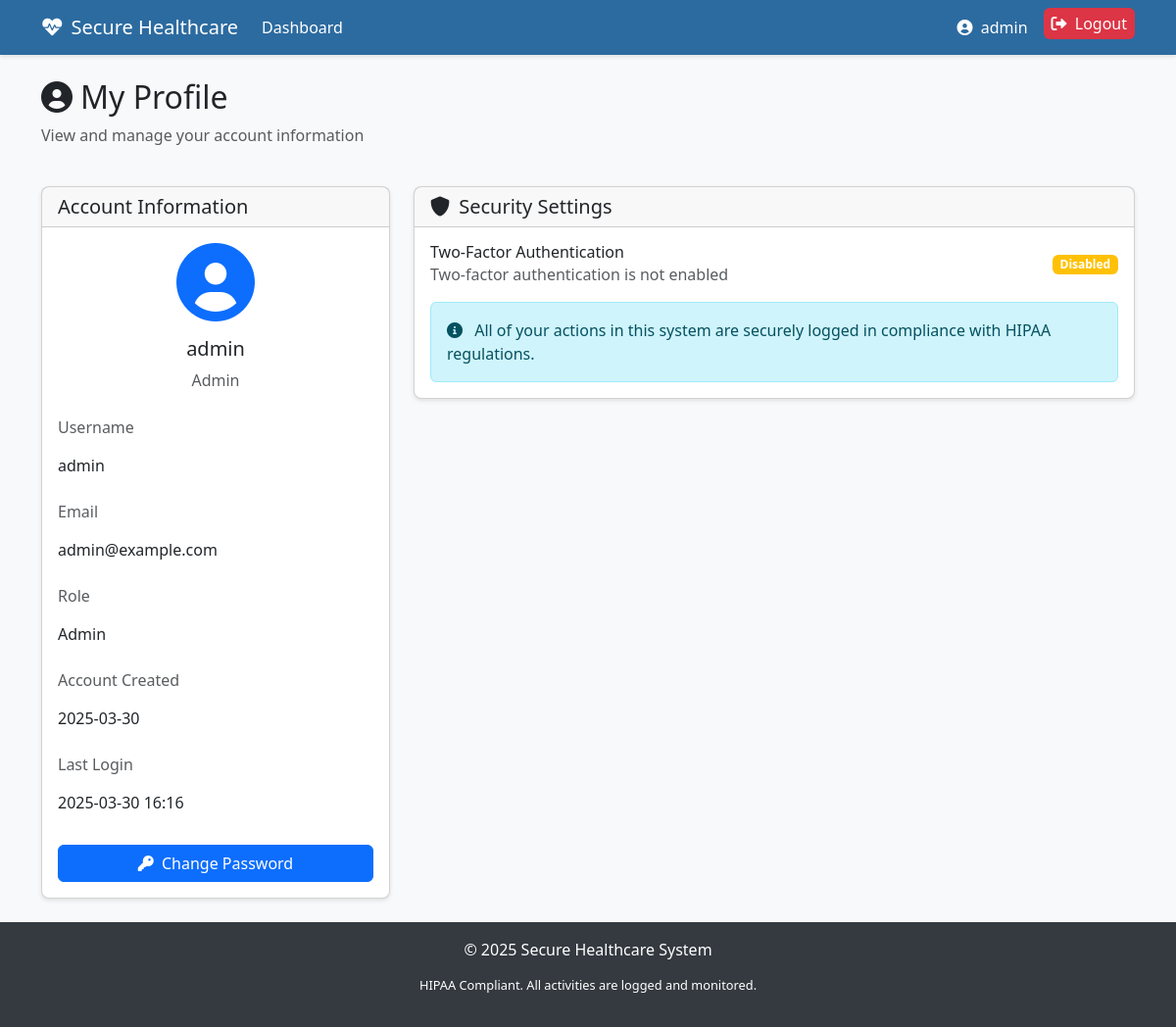
The app's page /profile (signed in) with its own data.
### app.py (models this page shows, shortened)
class User(db.Model, UserMixin):
    id = db.Column(db.Integer, primary_key=True)
    username = db.Column(db.String(80), unique=True, nullable=False)
    user_first_name = db.Column(db.String(80), nullable = False)
    user_last_name = db.Column(db.String(80), nullable = False)
    password_hash = db.Column(db.String(128), nullable=False)
    email = db.Column(db.String(120), unique=True, nullable=False)
    role = db.Column(db.String(20), nullable=False, default='patient')  # admin, doctor, patient
    totp_secret = db.Column(db.String(32), nullable=True)  # For 2FA
    is_active = db.Column(db.Boolean, default=True)
    created_at = db.Column(db.DateTime, default=datetime.utcnow)
    last_login = db.Column(db.DateTime, nullable=True)
    patient = db.relationship('Patient', backref='user', uselist=False)

### app.py (the view)
@app.route('/profile')
@login_required
def profile():
    patient = None
    if current_user.role == 'patient':
        patient = Patient.query.filter_by(user_id=current_user.id).first()
    return render_template('profile.html', patient=patient)

### app.py (called while the page is built)
@login_manager.user_loader
def load_user(user_id):
    return User.query.get(int(user_id))

@app.after_request
def add_security_headers(response):
    response.headers['X-Content-Type-Options'] = 'nosniff'
    response.headers['X-Frame-Options'] = 'SAMEORIGIN'
    response.headers['X-XSS-Protection'] = '1; mode=block'
    response.headers['Strict-Transport-Security'] = 'max-age=31536000; includeSubDomains'
    response.headers['Content-Security-Policy'] = "default-src 'self'; script-src 'self' cdn.jsdelivr.net; style-src 'self' cdn.jsdelivr.net; img-src 'self' data:;"
    response.headers['Referrer-Policy'] = 'strict-origin-when-cross-origin'
    return response

### templates/profile.html (shortened to what this page needs)
{% extends 'base.html' %}
{% block content %}
<div class="row mb-4">
    <div class="col">
        <h2><i class="fas fa-user-circle me-2"></i>My Profile</h2>
        <p class="text-muted">View and manage your account information</p>
    </div>
</div>
<div class="row">
    <div class="col-lg-4">
        <div class="card mb-4">
            <div class="card-header">
                <h5 class="mb-0">Account Information</h5>
            </div>
            <div class="card-body">
                <div class="text-center mb-4">
                    <div class="avatar-placeholder mb-3">
                        <i class="fas fa-user-circle fa-5x text-primary"></i>
                    </div>
                    <h5>{{ current_user.username }}</h5>
                    <p class="text-muted">{{ current_user.role.capitalize() }}</p>
                </div>
                <div class="mb-3">
                    <label class="form-label text-muted">Username</label>
                    <p class="form-control-plaintext">{{ current_user.username }}</p>
                </div>
                <div class="mb-3">
                    <label class="form-label text-muted">Email</label>
                    <p class="form-control-plaintext">{{ current_user.email }}</p>
                </div>
                <div class="mb-3">
                    <label class="form-label text-muted">Role</label>
                    <p class="form-control-plaintext">{{ current_user.role.capitalize() }}</p>
                </div>
                <div class="mb-3">
                    <label class="form-label text-muted">Account Created</label>
                    <p class="form-control-plaintext">{{ current_user.created_at.strftime('%Y-%m-%d') }}</p>
                </div>
                <div class="mb-3">
                    <label class="form-label text-muted">Last Login</label>
                    <p class="form-control-plaintext">{{ current_user.last_login.strftime('%Y-%m-%d %H:%M') if current_user.last_login else 'N/A' }}</p>
                </div>
                <div class="d-grid mt-4">
                    <a href="{{ url_for('change_password') }}" class="btn btn-primary">
                        <i class="fas fa-key me-1"></i> Change Password
                    </a>
                </div>
            </div>
        </div>
    </div>
    <div class="col-lg-8">
        <div class="card">
            <div class="card-header">
                <h5 class="mb-0">
                    <i class="fas fa-shield-alt me-1"></i> Security Settings
                </h5>
            </div>
            <div class="card-body">
                <div class="d-flex align-items-center justify-content-between mb-3">
                    <div>
                        <h6 class="mb-0">Two-Factor Authentication</h6>
                        <p class="text-muted mb-0">
                            {% if current_user.totp_secret %}
                            Two-factor authentication is enabled
                            {% else %}
                            Two-factor authentication is not enabled
                            {% endif %}
                        </p>
                    </div>
                    {% if current_user.totp_secret %}
                    <span class="badge bg-success">Enabled</span>
                    {% else %}
                    <span class="badge bg-warning">Disabled</span>
                    {% endif %}
                </div>
                <div class="alert alert-info mt-3 mb-0">
                    <i class="fas fa-info-circle me-2"></i> All of your actions in this system are securely logged in compliance with HIPAA regulations.
                </div>
            </div>
        </div>
    </div>
</div>
{% endblock %}

### templates/base.html (shortened to what this page needs)
<!DOCTYPE html>
<html lang="en">
<head>
    <link href="https://cdn.jsdelivr.net/npm/bootstrap@5.3.0-alpha1/dist/css/bootstrap.min.css" rel="stylesheet">
    <link rel="stylesheet" href="https://cdnjs.cloudflare.com/ajax/libs/font-awesome/6.0.0/css/all.min.css">
</head>
<body>
    <nav class="navbar navbar-expand-lg navbar-dark mb-4">
        <div class="container">
            <a class="navbar-brand" href="{{ url_for('index') }}">
                <i class="fas fa-heartbeat me-2"></i>Secure Healthcare
            </a>
            <div class="collapse navbar-collapse" id="navbarNav">
                <ul class="navbar-nav me-auto">
                    {% if current_user.is_authenticated %}
                        <li class="nav-item">
                            <a class="nav-link" href="{{ url_for('dashboard') }}">Dashboard</a>
                        </li>
                    {% endif %}
                </ul>
                <ul class="navbar-nav">
                    {% if current_user.is_authenticated %}
                        <li class="nav-item">
                            <a class="nav-link" href="{{ url_for('profile') }}">
                                <i class="fas fa-user-circle me-1"></i> {{ current_user.username }}
                            </a>
                        </li>
                        <li class="nav-item">
                            <a class="nav-link btn-logout py-1 px-2 ms-2 rounded" href="{{ url_for('logout') }}">
                                <i class="fas fa-sign-out-alt me-1"></i> Logout
                            </a>
                        </li>
                    {% endif %}
                </ul>
            </div>
        </div>
    </nav>
    <div class="container">
        {% block content %}{% endblock %}
    </div>
    <footer class="footer mt-auto py-3">
        <div class="container text-center">
            <span>© 2025 Secure Healthcare System</span>
            <p class="hipaa-notice">HIPAA Compliant. All activities are logged and monitored.</p>
        </div>
    </footer>
</body>
</html>

### templates/base.html (style rules this page uses)
body { background-color: #f8f9fa; font-family: 'Segoe UI', Tahoma, Geneva, Verdana, sans-serif; }
.navbar { background-color: #2c6ba0; box-shadow: 0 2px 4px rgba(0, 0, 0, 0.1); }
.navbar-brand, .nav-link { color: white !important; }
.card { border-radius: 8px; box-shadow: 0 2px 4px rgba(0, 0, 0, 0.1); margin-bottom: 20px; }
.footer { background-color: #343a40; color: white; padding: 15px 0; margin-top: 30px; }
.hipaa-notice { font-size: 0.8rem; margin-top: 15px; }
.btn-logout { color: white; background-color: #dc3545; border-color: #dc3545; }

### records on screen
User: username "admin", role "Admin", email "admin@example.com", created_at "2025-03-30", last_login "2025-03-30 16:16"
